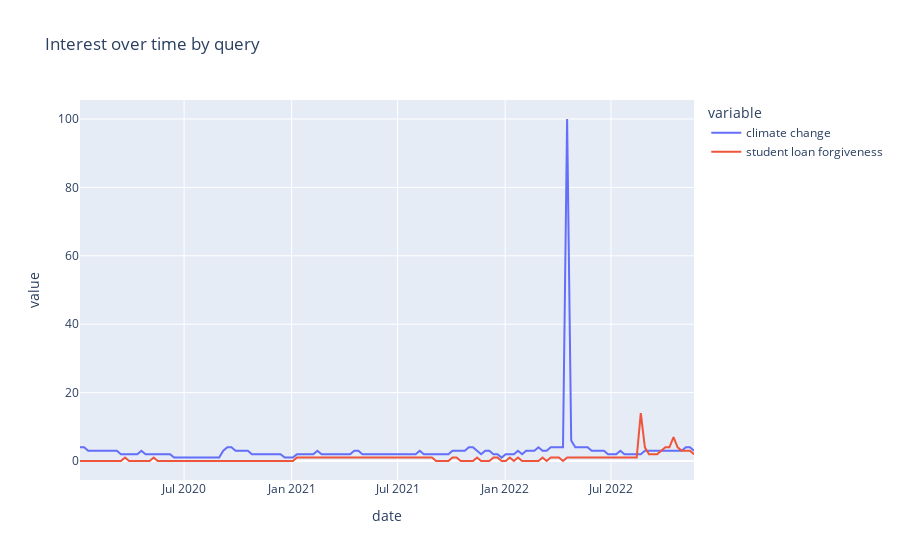

Source (notebook cell):
### Code cell
# Pulling google trends for topic of analysis 
pytrends = TrendReq(hl='en-US', tz=360)
climate_queries = ['climate change','global warming','climate action','green new deal']
studentloan_queries=['student loan forgiveness','student debt','FAFSA','financial aid']
queries = ['climate change','student loan forgiveness']

pytrends.build_payload(queries,cat=0,timeframe='2020-01-01 2022-11-25')
trendsovertime = pytrends.interest_over_time()
trendsovertime = trendsovertime.reset_index()
import plotly.express as px

fig = px.line(trendsovertime, x="date", y=queries, title='Interest over time by query')
fig.show() 

display(trendsovertime)

### Figure 1 — Plotly figure (JSON) as saved in the notebook; plotly's stock layout.template omitted (floating-point values rounded to 4 significant figures; data arrays with more than 128 entries replaced by an {"elided": "..."} marker saying what was removed)
{"data": [{"hovertemplate": "variable=climate change<br>date=%{x}<br>value=%{y}<extra></extra>", "legendgroup": "climate change", "line": {"color": "#636efa", "dash": "solid"}, "marker": {"symbol": "circle"}, "mode": "lines", "name": "climate change", "orientation": "v", "showlegend": true, "type": "scatter", "x": {"elided": "151 str values"}, "xaxis": "x", "y": {"elided": "151 int values"}, "yaxis": "y"}, {"hovertemplate": "variable=student loan forgiveness<br>date=%{x}<br>value=%{y}<extra></extra>", "legendgroup": "student loan forgiveness", "line": {"color": "#EF553B", "dash": "solid"}, "marker": {"symbol": "circle"}, "mode": "lines", "name": "student loan forgiveness", "orientation": "v", "showlegend": true, "type": "scatter", "x": {"elided": "151 str values"}, "xaxis": "x", "y": {"elided": "151 int values"}, "yaxis": "y"}], "layout": {"legend": {"title": {"text": "variable"}, "tracegroupgap": 0}, "title": {"text": "Interest over time by query"}, "xaxis": {"anchor": "y", "domain": [0, 1], "title": {"text": "date"}}, "yaxis": {"anchor": "x", "domain": [0, 1], "title": {"text": "value"}}}}
